Frame 1 (no input): blank canvas, image omitted
Frame 60 (the mouse pressed at the canvas centre just before this capture): blank canvas, image omitted
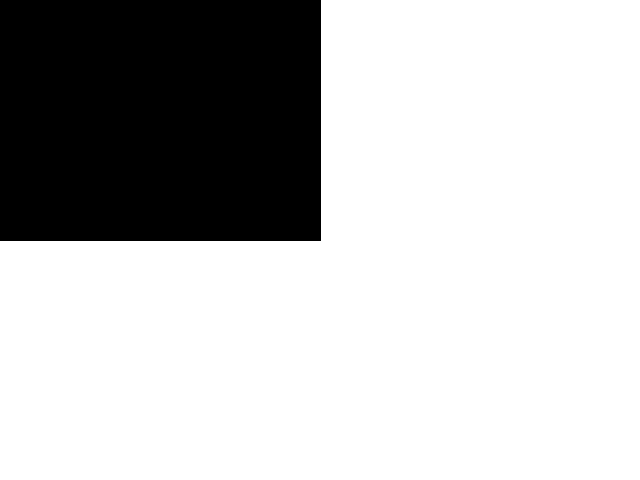
Frame 120 (the mouse held since frame 60 and released just before this capture)

The Processing sketch whose frames 1 and 60 were blank and that drew this single picture after the mouse press (run headless with seeded random() and noise(); from frame 60 on, the mouse is pressed at the canvas centre):

// Processing sketch: AreaToOrigin
// ── AreaToOrigin.pde
// AreaToOrigin.pde

/*
 a simple program to compute and store the area
 of a rectangle and displaying it to the console
 */

int rectWidth = 0;
int rectHeight = 0;
int area;

void setup() {
  size(640, 480);
}

void draw() {

  background(255, 255, 255);
  fill(0, 0, 0);
  rect(0, 0, rectWidth, rectHeight);

  rectWidth = mouseX;
  rectHeight = mouseY;

  area = rectWidth * rectHeight;
  print("Area = ");
  println(area);
}
